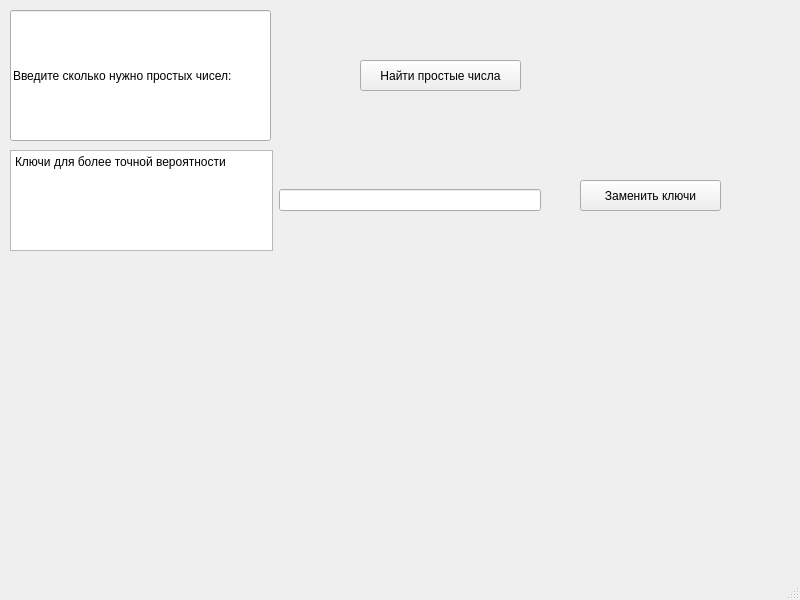
<?xml version="1.0" encoding="UTF-8"?>
<ui version="4.0">
 <class>MainWindow</class>
 <widget class="QMainWindow" name="MainWindow">
  <property name="geometry">
   <rect>
    <x>0</x>
    <y>0</y>
    <width>800</width>
    <height>600</height>
   </rect>
  </property>
  <property name="windowTitle">
   <string>MainWindow</string>
  </property>
  <widget class="QWidget" name="centralwidget">
   <widget class="QWidget" name="gridLayoutWidget">
    <property name="geometry">
     <rect>
      <x>10</x>
      <y>150</y>
      <width>531</width>
      <height>101</height>
     </rect>
    </property>
    <layout class="QGridLayout" name="gridLayout">
     <item row="0" column="0">
      <widget class="QTextEdit" name="keysTxtField">
       <property name="html">
        <string>&lt;!DOCTYPE HTML PUBLIC &quot;-//W3C//DTD HTML 4.0//EN&quot; &quot;http://www.w3.org/TR/REC-html40/strict.dtd&quot;&gt;
&lt;html&gt;&lt;head&gt;&lt;meta name=&quot;qrichtext&quot; content=&quot;1&quot; /&gt;&lt;meta charset=&quot;utf-8&quot; /&gt;&lt;style type=&quot;text/css&quot;&gt;
p, li { white-space: pre-wrap; }
hr { height: 1px; border-width: 0; }
li.unchecked::marker { content: &quot;\2610&quot;; }
li.checked::marker { content: &quot;\2612&quot;; }
&lt;/style&gt;&lt;/head&gt;&lt;body style=&quot; font-family:'Segoe UI'; font-size:9pt; font-weight:400; font-style:normal;&quot;&gt;
&lt;p style=&quot; margin-top:0px; margin-bottom:0px; margin-left:0px; margin-right:0px; -qt-block-indent:0; text-indent:0px;&quot;&gt;Ключи для более точной вероятности&lt;/p&gt;
&lt;p style=&quot;-qt-paragraph-type:empty; margin-top:0px; margin-bottom:0px; margin-left:0px; margin-right:0px; -qt-block-indent:0; text-indent:0px;&quot;&gt;&lt;br /&gt;&lt;/p&gt;&lt;/body&gt;&lt;/html&gt;</string>
       </property>
      </widget>
     </item>
     <item row="0" column="1">
      <widget class="QLineEdit" name="keysInputField">
       <property name="enabled">
        <bool>true</bool>
       </property>
      </widget>
     </item>
    </layout>
   </widget>
   <widget class="QPushButton" name="pushButton">
    <property name="geometry">
     <rect>
      <x>360</x>
      <y>60</y>
      <width>161</width>
      <height>31</height>
     </rect>
    </property>
    <property name="text">
     <string>Найти простыe числа</string>
    </property>
   </widget>
   <widget class="QLineEdit" name="lineEditHowNumbers">
    <property name="geometry">
     <rect>
      <x>10</x>
      <y>10</y>
      <width>261</width>
      <height>131</height>
     </rect>
    </property>
    <property name="text">
     <string>Введите сколько нужно простых чисел:</string>
    </property>
   </widget>
   <widget class="QPushButton" name="pushButton_2">
    <property name="geometry">
     <rect>
      <x>580</x>
      <y>180</y>
      <width>141</width>
      <height>31</height>
     </rect>
    </property>
    <property name="text">
     <string>Заменить ключи</string>
    </property>
   </widget>
  </widget>
  <widget class="QMenuBar" name="menubar">
   <property name="geometry">
    <rect>
     <x>0</x>
     <y>0</y>
     <width>800</width>
     <height>22</height>
    </rect>
   </property>
  </widget>
  <widget class="QStatusBar" name="statusbar"/>
 </widget>
 <resources/>
 <connections/>
</ui>
